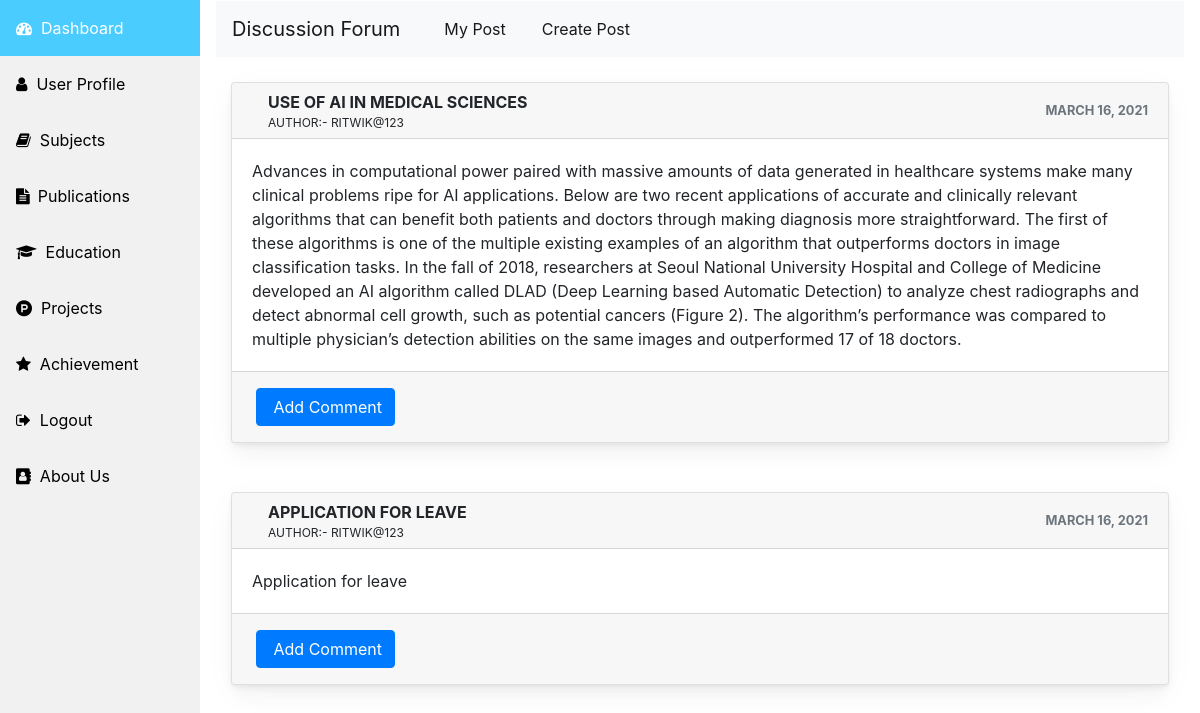
Screenshot of /forum/ (signed in) with the database file from the repository.
### fam/models.py (models this page shows, shortened)
class Post(models.Model):
    post_id = models.AutoField(primary_key=True)
    author = models.ForeignKey(User, on_delete=models.CASCADE, related_name='post')
    title = models.CharField(max_length=100)
    body = models.TextField()
    created = models.DateField(default= datetime.now)

### fam/views.py (the view)
# urls.py: path('forum/', views.forum, name='forum'),
def forum(request):
    context ={}
    context['user'] = request.user
    context['faculty'] = faculty.objects.all()
    context['forum'] = Post.objects.all()
    if request.user.is_authenticated:
        return render(request, 'fam/forum.html',context)
    else:
        return render(request, 'fam/index.html')

### fam/templates/fam/forum.html (shortened to what this page needs)
{% extends 'fam/base.html' %}
{% block content %}
<nav class="navbar navbar-expand-lg navbar-light bg-light">
      <a class="navbar-brand" href="/forum">Discussion Forum</a>
      <div class="collapse navbar-collapse" id="navbarSupportedContent">
        <ul class="navbar-nav mr-auto">
          <li class="nav-item active">
            <a style="margin-left: 20px;" class="nav-link" href="/mypost">My Post <span class="sr-only">(current)</span></a>
          </li>
          <li class="nav-item active">
            <a style="margin-left: 20px;" class="nav-link" href="/createpost">Create Post</a>
          </li>
        </ul>
      </div>
    </nav>
    {% for u in forum  reversed%}
    <div class="container-fluid mt-100">
      <div class="row">
          <div class="col-md-12">
              <div class="card mb-4">
                  <div class="card-header">
                      <div class="media flex-wrap w-100 align-items-center">
                          <div class="media-body ml-3">
                              <div><strong>{{u.title}}</strong></div>
                              <div style="font-size: 12px;">Author:- {{u.author}}</div>
                          </div>
                          <div class="text-muted small ml-3">
                              <div><strong>{{u.created}}</strong></div>
                          </div>
                      </div>
                  </div>
                  <div class="card-body">
                      <pr>{{u.body}}</pr>
                  </div>
                  <div class="card-footer d-flex flex-wrap justify-content-between align-items-center px-0 pt-0 pb-3">
                      <form method="GET" action="/comment/">
                      <div class="px-4 pt-3"> <button name="postid" value="{{u.post_id}}" type="submit" class="btn btn-primary">&nbsp;Add Comment</button> </div>
                        </form>
                    </div>
              </div>
          </div>
      </div>
  </div>
  {% endfor %}
{% endblock %}

### fam/templates/fam/forum.html (style rules this page uses)
body { margin: 0; font-family: -apple-system, BlinkMacSystemFont, "Segoe UI", Roboto, "Helvetica Neue", Arial, "Noto Sans", sans-serif, "Apple Color Emoji", "Segoe UI Emoji", "Segoe UI Symbol", "Noto Color Emoji"; font-size: .88rem; font-weight: 400; line-height: 1.5; color: #495057; text-align: left; background-color: #eef1f3 }
.mt-100 { margin-top: 25px }
.card { box-shadow: 0 0.46875rem 2.1875rem rgba(4, 9, 20, 0.03), 0 0.9375rem 1.40625rem rgba(4, 9, 20, 0.03), 0 0.25rem 0.53125rem rgba(4, 9, 20, 0.05), 0 0.125rem 0.1875rem rgba(4, 9, 20, 0.03); border-width: 0; transition: all .2s }
.card-header:first-child { border-radius: calc(.25rem - 1px) calc(.25rem - 1px) 0 0 }
.card-header { display: flex; align-items: center; border-bottom-width: 1px; padding-top: 0; padding-bottom: 0; padding-right: .625rem; height: 3.5rem; text-transform: uppercase; background-color: #fff; border-bottom: 1px solid rgba(26, 54, 126, 0.125) }
.btn-primary { color: #fff; background-color: #3f6ad8; border-color: #3f6ad8 }
.btn { font-size: 0.8rem; font-weight: 500; outline: none !important; position: relative; transition: color 0.15s, background-color 0.15s, border-color 0.15s, box-shadow 0.15s }
.card-body { flex: 1 1 auto; padding: 1.25rem }
a { color: #E91E63; text-decoration: none !important; background-color: transparent }

### rows the page displays
Post: title "USE OF AI IN MEDICAL SCIENCES", author "RITWIK@123", created "MARCH 16, 2021", body "Advances in computational power paired with massive amounts of data generated in healthcare systems make many clinical problems ripe for AI applications. Below are two recent applications of accurate and clinically relevant algorithms that can benefit both patients and doctors through making diagnosis more straightforward. The first of these algorithms is one of the multiple existing examples of an algorithm that outperforms doctors in image classification tasks. In the fall of 2018, researchers at Seoul National University Hospital and College of Medicine developed an AI algorithm called DLAD (Deep Learning based Automatic Detection) to analyze chest radiographs and detect abnormal cell…", {{ u.post_id }} 13 (drawn)
Post: title "APPLICATION FOR LEAVE", author "RITWIK@123", created "MARCH 16, 2021", body "Application for leave", {{ u.post_id }} 12 (drawn)
